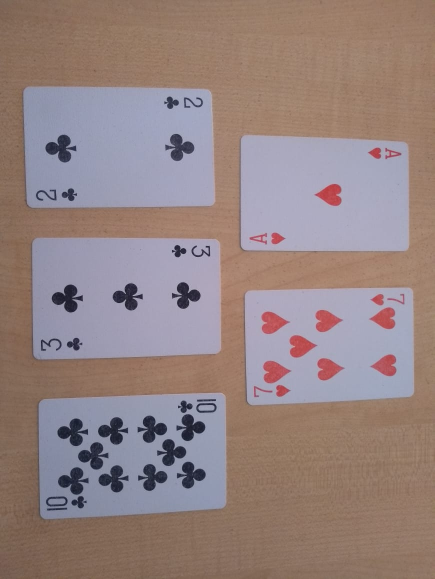
#> input picture im9.jpeg, 869 x 1158 px (shown at 1/2 size)
$ jupyter execute --allow-errors cardIdentification.ipynb   (shell and % lines are left out)   (older library calls are emulated)
#> lines starting #> are read from the running program, lines starting #| are printed output that depends on the picture; after the words box and inside, x2 and y2 are one past the last pixel; in counts of white or black regions, pixels touching at a corner belong together
[cell 1]
import numpy as np
import pandas as pd
from matplotlib import pyplot as plt
import cv2
import pickle
from skimage.feature import hog
import skimage
import random
import os
from scipy import ndimage
import imutils
import math
import sys
# sys.path.insert(1, './Code/')
# from handdetector import handDetector

[cell 2]
def getAngle(a, b, c):
    ang = math.degrees(math.atan2(c[1]-b[1], c[0]-b[0]) - math.atan2(a[1]-b[1], a[0]-b[0]))
    return ang + 360 if ang < 0 else ang

[cell 3]
def find_parent(parent, i):
    if(parent[i]==  i):
        return i
    return find_parent(parent, parent[i])

[cell 4]
def adjust_gamma(image, gamma=1.0):
    invGamma = 1.0 / gamma
    table = np.array([((i / 255.0) ** invGamma) * 255
        for i in np.arange(0, 256)]).astype("uint8")

    return cv2.LUT(image, table)

[cell 5]
def shrink_array(cntsarray):
    finalcnts= []
    sumarray= (np.sum(np.sum(np.sum(cntsarray, axis= 1), axis= 1), axis= 1))
    print (sumarray)
    parent= np.arange(len(sumarray))
    print (parent)
    for i in range(len(sumarray)):
        for j in range(len(sumarray)):
            if(i!= j and abs(sumarray[i]-sumarray[j])<= 10):
                a= find_parent(parent, i)
                b= find_parent(parent, j)
                parent[b]= a
    for i in range(len(parent)):
        if(parent[i]== i):
            finalcnts.append(cntsarray[i])
    return finalcnts

[cell 6]
def flattener(image, pts, w, h):
    temp_rect = np.zeros((4,2), dtype = "float32")

    s = np.sum(pts, axis = 2)

    tl = pts[np.argmin(s)]
    br = pts[np.argmax(s)]

    diff = np.diff(pts, axis = -1)
    tr = pts[np.argmin(diff)]
    bl = pts[np.argmax(diff)]

    # Need to create an array listing points in order of
    # [top left, top right, bottom right, bottom left]
    # before doing the perspective transform

    if w <= 0.8*h: # If card is vertically oriented
        temp_rect[0] = tl
        temp_rect[1] = tr
        temp_rect[2] = br
        temp_rect[3] = bl

    if w >= 1.2*h: # If card is horizontally oriented
        temp_rect[0] = bl
        temp_rect[1] = tl
        temp_rect[2] = tr
        temp_rect[3] = br

    # If the card is 'diamond' oriented, a different algorithm
    # has to be used to identify which point is top left, top right
    # bottom left, and bottom right.

    if w > 0.8*h and w < 1.2*h: #If card is diamond oriented
        # If furthest left point is higher than furthest right point,
        # card is tilted to the left.
        if pts[1][0][1] <= pts[3][0][1]:
            # If card is titled to the left, approxPolyDP returns points
            # in this order: top right, top left, bottom left, bottom right
            temp_rect[0] = pts[1][0] # Top left
            temp_rect[1] = pts[0][0] # Top right
            temp_rect[2] = pts[3][0] # Bottom right
            temp_rect[3] = pts[2][0] # Bottom left

        # If furthest left point is lower than furthest right point,
        # card is tilted to the right
        if pts[1][0][1] > pts[3][0][1]:
            # If card is titled to the right, approxPolyDP returns points
            # in this order: top left, bottom left, bottom right, top right
            temp_rect[0] = pts[0][0] # Top left
            temp_rect[1] = pts[3][0] # Top right
            temp_rect[2] = pts[2][0] # Bottom right
            temp_rect[3] = pts[1][0] # Bottom left


    maxWidth = 200
    maxHeight = 300
    dst = np.array([[0,0],[maxWidth-1,0],[maxWidth-1,maxHeight-1],[0, maxHeight-1]], np.float32)
    M = cv2.getPerspectiveTransform(temp_rect,dst)
    warp = cv2.warpPerspective(image, M, (maxWidth, maxHeight))
    return warp

[cell 7]
def get_rank(imarray, cnt):
    card= cnt
    x,y,w,h= cv2.boundingRect(card)
    warp1= flattener(imarray, card, w, h)
#     print (warp1.shape)
    cv2.imwrite('./pers.png', warp1)
    plt.imshow(warp1)
    plt.show()
    warp1= warp1[6:45, 5:34]
    return warp1

[cell 8]
def get_suit(imarray, cnt):
    card= cnt
    x,y,w,h= cv2.boundingRect(card)
    warp1= flattener(imarray, card, w, h)
#     print (warp1.shape)
    plt.imshow(warp1)
    plt.show()
    warp1= warp1[44:77, 5:34]
    return warp1

[cell 9]
def card_detect(loc):
    imarray= np.array(cv2.imread(loc, 0))
    print (imarray.shape)
    imblur1= cv2.GaussianBlur(imarray, (5,5), 0)
    imgamma1= adjust_gamma(imblur1, 0.5)
    cv2.imwrite('./blur.png', imblur1)
    imblur2= cv2.GaussianBlur(imarray, (7,7), 0)
    imgamma2= adjust_gamma(imblur2, 0.5)
    plt.imshow(imblur1, cmap= 'gray')
    plt.title("After Gaussian Blur")
    plt.show()

    high_thresh, thresh_im = cv2.threshold(imblur1, 0, 255, cv2.THRESH_BINARY + cv2.THRESH_OTSU)
    low_thresh = 0.30*high_thresh
    edgearray1= cv2.Canny(imblur1, low_thresh, high_thresh)
    cv2.imwrite('./edge.png', edgearray1)
    high_thresh, thresh_im = cv2.threshold(imblur2, 0, 255, cv2.THRESH_BINARY + cv2.THRESH_OTSU)
    low_thresh = 0.20*high_thresh
    edgearray2= cv2.Canny(imblur2, low_thresh, high_thresh)
    plt.imshow(edgearray1, cmap= 'gray')
    plt.title("After Edge detection")
    plt.show()
    cnts1= cv2.findContours(edgearray1, cv2.RETR_TREE, cv2.CHAIN_APPROX_SIMPLE)
    cnts1= imutils.grab_contours(cnts1)
    cnts2= cv2.findContours(edgearray2.copy(), cv2.RETR_TREE, cv2.CHAIN_APPROX_SIMPLE)
    cnts2= imutils.grab_contours(cnts2)
    cnts1.extend(cnts2)
    cnts= sorted(cnts1, key = cv2.contourArea, reverse = True)[:25]
    print (len(cnts))

    cntsarray= []
    for c in cnts:
        peri = cv2.arcLength(c, True)
        approx = cv2.approxPolyDP(c, 0.009*peri, True)
        if (len(approx)== 4):#card will be a rectangle always
            cntsarray.append(approx)

    imarraycolor= np.array(cv2.imread(loc))
    print (len(cntsarray))
    cv2.drawContours(imarraycolor, cntsarray, -1, (0, 255, 0), 3)
    plt.imshow(imarraycolor)
    plt.title("Contours detected")
    plt.show()
    cv2.imwrite('./op.png', imarraycolor)
    sumarray= (np.sum(np.sum(np.sum(cntsarray, axis= 1), axis= 1), axis= 1))
    a= shrink_array(cntsarray)
#     print (len(a))
    return a

[cell 10]
cardDict= {'2':2, '3':3, '4':4, '5':5, '6':6, '7':7, '8':8, '9':9, '10':10, 'J':11, 'Q':12, 'K':13, 'A':14}
suitDict= {'Hearts':0, 'Diamond':1, 'Spades':2, 'Clubs':3}


# In[3]:


# [138 lines left out: functions check_royal_flush, check_straight_flush, check_four_kind, check_full_house, check_flush, check_straight and 5 more, not called in this run]

[cell 11]
# [26 lines left out: function rankplussuit_detect, not called in this run]

[cell 12]
def rankplussuit_detect2(imarray, cntsarray):
    cards= []
    for cnt in cntsarray:
        obsrank= get_rank(imarray, cnt)
        obssuit= get_suit(imarray, cnt)
        rankPath= './templates2/ranks/'
        suitPath= './templates2/suits/'
        ssesuits= []
        sseranks= []
        for fold in os.listdir(rankPath):
            summ= 0
            for img in os.listdir(os.path.join(rankPath, fold)):
                fullname= os.path.join(os.path.join(rankPath, fold), img)
                rank= np.array(cv2.imread(fullname, 0))
                minx= min(rank.shape[0], obsrank.shape[0])
                miny= min(rank.shape[1], obsrank.shape[1])
                obsrankres= cv2.resize(obsrank, (miny, minx))
                rankres= cv2.resize(rank, (miny, minx))
                fd, hog_image = hog(rankres, orientations=9, pixels_per_cell=(8, 8),
                    cells_per_block=(2, 2), visualize=True, multichannel=False)
                fd2, hog_image2 = hog(obsrankres, orientations=9, pixels_per_cell=(8, 8),
                    cells_per_block=(2, 2), visualize=True, multichannel=False)
                summ+= np.sum(np.abs(hog_image - hog_image2)**2)
            sseranks.append(summ)
        print (sseranks)
        rp= os.listdir(rankPath)[np.argmin(sseranks)]
        print ("The rank of the card is: " + os.listdir(rankPath)[np.argmin(sseranks)])

        for fold in os.listdir(suitPath):
            summ= 0
            flag= False
            for img in os.listdir(os.path.join(suitPath, fold)):
                fullname= os.path.join(os.path.join(suitPath, fold), img)
                suit= np.array(cv2.imread(fullname, 0))
                minx= min(suit.shape[0], obssuit.shape[0])
                miny= min(suit.shape[1], obssuit.shape[1])
                obssuitres= cv2.resize(obssuit, (miny, minx))
                suitres= cv2.resize(suit, (miny, minx))
                fd, hog_image = hog(suitres, orientations=9, pixels_per_cell=(8, 8),
                    cells_per_block=(2, 2), visualize=True, multichannel=False)
                fd2, hog_image2 = hog(obssuitres, orientations=9, pixels_per_cell=(8, 8),
                    cells_per_block=(2, 2), visualize=True, multichannel=False)
                summ+= np.sum(np.abs(hog_image - hog_image2)**2)
            ssesuits.append(summ)
        print (ssesuits)
        sp= os.listdir(suitPath)[np.argmin(ssesuits)]
        print ("The suit of the card is: " + os.listdir(suitPath)[np.argmin(ssesuits)])
        cards.append([rp, sp])
    print (cards)
    return cards

[cell 13]
imarray= np.array(cv2.imread('./im9.jpeg', 0))
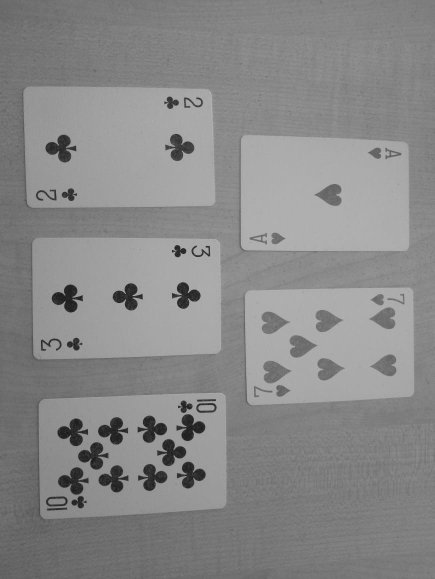
#> imarray: shape (1158, 869) (shown at 1/2 size); min 12, max 195, mean 136.5
cntsarray= card_detect('./im9.jpeg')
#| (1158, 869)
#> in adjust_gamma, `return cv2.LUT(image, table)`:
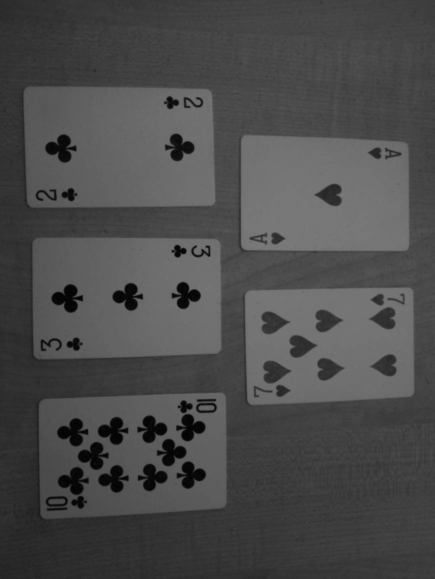
#> returned value: shape (1158, 869) (shown at 1/2 size); min 3, max 122, mean 75.1
#> in card_detect, `high_thresh, thresh_im = cv2.threshold(imblur1, 0, 255, cv2.THRESH_BIN..`:
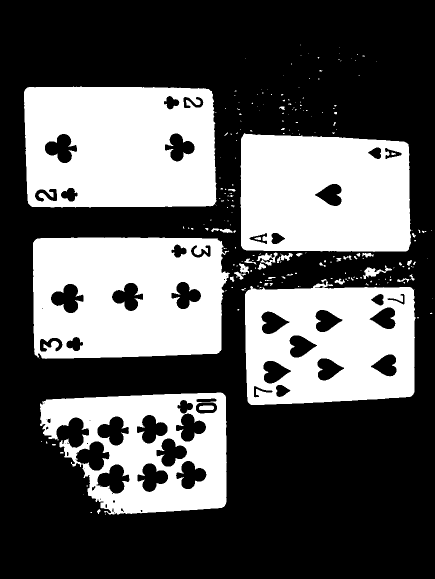
#> thresh_im: shape (1158, 869) (shown at 1/2 size); 36% white; 220 white regions (171 under 20 px), largest, box (x1, y1, x2, y2) and area: (48, 173, 433, 415) 84123, (66, 475, 460, 718) 81529, (481, 266, 822, 504) 73749
#> in card_detect, `high_thresh, thresh_im = cv2.threshold(imblur1, 0, 255, cv2.THRESH_BIN..`: high_thresh = 142
#> in card_detect, `low_thresh = 0.30*high_thresh`: low_thresh = 42.6
#> in card_detect, `edgearray1= cv2.Canny(imblur1, low_thresh, high_thresh)`:
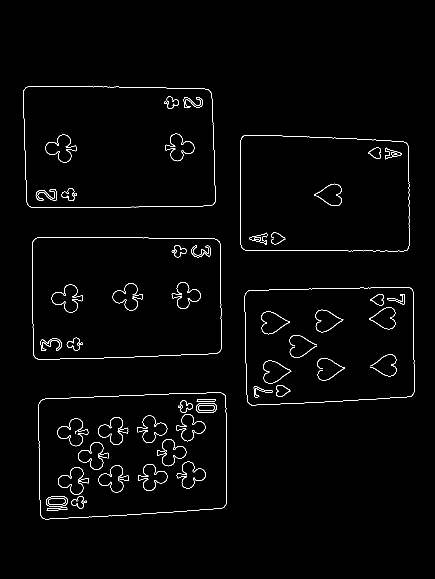
#> edgearray1: shape (1158, 869) (shown at 1/2 size); 1.5% white in thin lines or dots, all inside (x1, y1, x2, y2) = (46, 172, 829, 1039)
#> in card_detect, `high_thresh, thresh_im = cv2.threshold(imblur2, 0, 255, cv2.THRESH_BIN..`:
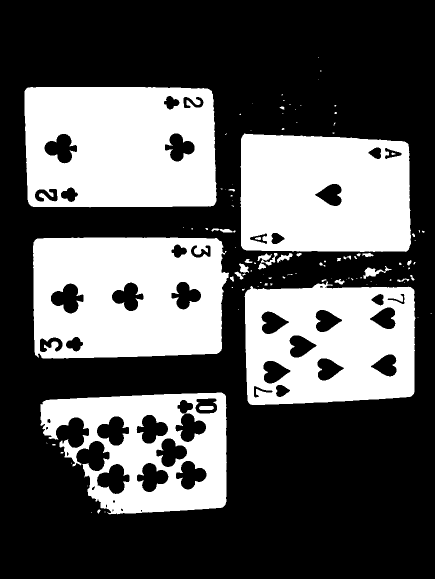
#> thresh_im: shape (1158, 869) (shown at 1/2 size); 35.7% white; 109 white regions (74 under 20 px), largest, box (x1, y1, x2, y2) and area: (49, 174, 433, 415) 83734, (66, 475, 458, 717) 80975, (481, 267, 822, 504) 73957
#> in card_detect, `low_thresh = 0.20*high_thresh`: low_thresh = 28.4
#> in card_detect, `edgearray2= cv2.Canny(imblur2, low_thresh, high_thresh)`:
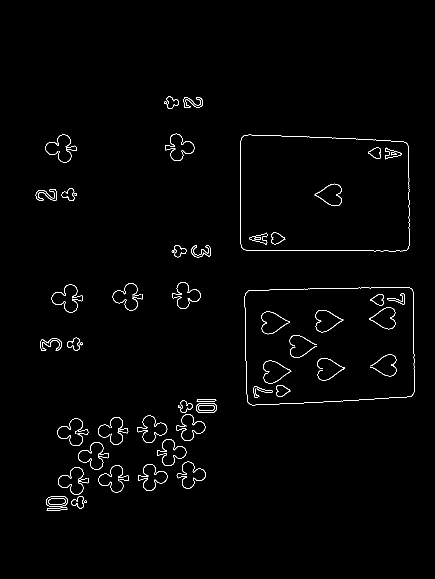
#> edgearray2: shape (1158, 869) (shown at 1/2 size); 1.1% white in thin lines or dots, all inside (x1, y1, x2, y2) = (71, 193, 829, 1022)
#> in card_detect, `cnts1= cv2.findContours(edgearray1, cv2.RETR_TREE, cv2.CHAIN_APPROX_SI..`: cnts1 = 100 contours, 14 with area under 20; largest, box (x1, y1, x2, y2) and area: (46, 172, 431, 416) 90252, (46, 172, 431, 416) 90233, (64, 474, 443, 719) 89343, (64, 474, 443, 719) 89319, (77, 785, 454, 1039) 88640
#> in card_detect, `cnts2= cv2.findContours(edgearray2.copy(), cv2.RETR_TREE, cv2.CHAIN_AP..`: cnts2 = 91 contours, 16 with area under 20; largest, box (x1, y1, x2, y2) and area: (481, 269, 819, 503) 75774, (481, 269, 819, 503) 75758, (489, 574, 829, 811) 75582, (489, 574, 829, 811) 75566, (103, 569, 166, 625) 1832
#> in card_detect, `cnts= sorted(cnts1, key = cv2.contourArea, reverse = True)[:25]`: cnts = 25 contours; largest, box (x1, y1, x2, y2) and area: (46, 172, 431, 416) 90252, (46, 172, 431, 416) 90233, (64, 474, 443, 719) 89343, (64, 474, 443, 719) 89319, (77, 785, 454, 1039) 88640
#| 25
#> the loop in card_detect, `for c in cnts:` made 25 passes
#> (peri, approx) on passes 1 to 7: (1240.4, [[47, 180], [59, 413], [430, 404], [416, 178]]), (1238.6, [[47, 181], [415, 178], [430, 403], [58, 412]]), (1226.7, [[66, 481], [71, 716], [441, 701], [433, 478]]), (1224.3, [[66, 482], [432, 478], [441, 700], [72, 716]]), (1229.5, [[450, 790], [84, 799], [82, 1033], [448, 1014]]), (1227.2, [[450, 791], [444, 1016], [82, 1032], [85, 799]]), (1130.8, [[484, 273], [487, 499], [815, 499], [812, 285]])
#> after the loop in card_detect, `for c in cnts:`: cntsarray = 14 contours; largest, box (x1, y1, x2, y2) and area: (47, 178, 431, 414) 84986, (66, 478, 442, 717) 84445, (47, 178, 431, 413) 84438, (66, 478, 442, 717) 83865, (82, 790, 451, 1034) 83786
#> in card_detect, imarraycolor is the input picture: shape (1158, 869, 3); mean B, G, R 129.3, 131.2, 149.4
#| 14
#> in card_detect, `cv2.drawContours(imarraycolor, cntsarray, -1, (0, 255, 0), 3)`:
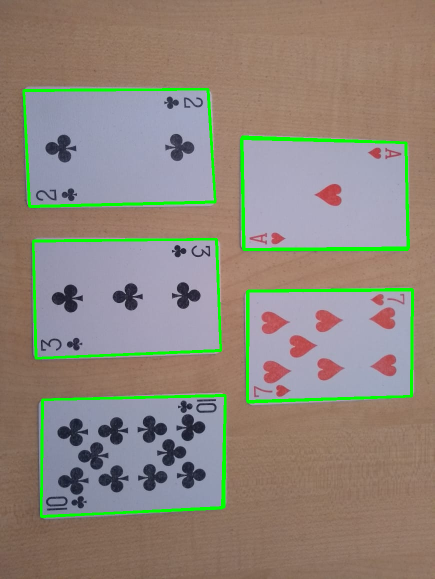
#> imarraycolor: shape (1158, 869, 3) (shown at 1/2 size); 3.44% of pixels changed, all inside (x1, y1, x2, y2) = (45, 176, 828, 1036)
#> in card_detect, `sumarray= (np.sum(np.sum(np.sum(cntsarray, axis= 1), axis= 1), axis= 1))`: sumarray = [2127, 2124, 3387, 3387, 4700, 4699, 4154, 4154, 4152, 4152, 5394, 5392, 5393, 5392]
#| [2127 2124 3387 3387 4700 4699 4154 4154 4152 4152 5394 5392 5393 5392]
#> in shrink_array, `parent= np.arange(len(sumarray))`: parent = [0, 1, 2, 3, 4, 5, 6, 7, 8, 9, 10, 11, 12, 13]
#| [ 0  1  2  3  4  5  6  7  8  9 10 11 12 13]
#> the loop in shrink_array, `for i in range(len(sumarray)):` made 14 passes
#> after the loop in shrink_array, `for i in range(len(sumarray)):`: parent = [0, 0, 2, 2, 4, 4, 6, 6, 6, 6, 10, 10, 10, 10]
#> the loop in shrink_array, `for i in range(len(parent)):` made 14 passes
#> after the loop in shrink_array, `for i in range(len(parent)):`: finalcnts = 5 contours; box (x1, y1, x2, y2) and area: (47, 178, 431, 414) 84986, (66, 478, 442, 717) 84445, (82, 790, 451, 1034) 83786, (484, 273, 816, 500) 72142, (494, 579, 826, 805) 71662
#> in card_detect, `a= shrink_array(cntsarray)`: a has the same summary as finalcnts in shrink_array
#> cntsarray has the same summary as finalcnts in shrink_array
print (len(cntsarray))
#| 5
#> (the rest of this cell did not finish here and is left out)

#> in get_rank, `card= cnt`: card = [[47, 180], [59, 413], [430, 404], [416, 178]]
#> in get_rank, `x,y,w,h= cv2.boundingRect(card)`: x = 47; y = 178; w = 384; h = 236
#> in flattener, `s = np.sum(pts, axis = 2)`: s = [227, 472, 834, 594]
#> in flattener, `tl = pts[np.argmin(s)]`: tl = [[47, 180]]
#> in flattener, `br = pts[np.argmax(s)]`: br = [[430, 404]]
#> in flattener, `diff = np.diff(pts, axis = -1)`: diff = [133, 354, -26, -238]
#> in flattener, `tr = pts[np.argmin(diff)]`: tr = [[416, 178]]
#> in flattener, `bl = pts[np.argmax(diff)]`: bl = [[59, 413]]
#> in flattener, `warp = cv2.warpPerspective(image, M, (maxWidth, maxHeight))`:
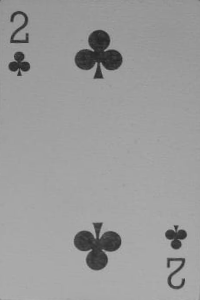
#> warp: shape (300, 200); min 33, max 177, mean 154.9
#> in get_rank, `warp1= warp1[6:45, 5:34]`:
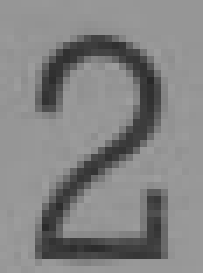
#> warp1: shape (39, 29) (shown 7 times larger); min 40, max 158, mean 131.7
#> in get_suit, `card= cnt`: card = [[47, 180], [59, 413], [430, 404], [416, 178]]
#> in get_suit, `x,y,w,h= cv2.boundingRect(card)`: x = 47; y = 178; w = 384; h = 236
#> in get_suit, `warp1= warp1[44:77, 5:34]`:
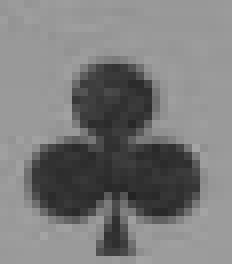
#> warp1: shape (33, 29) (shown 8 times larger); min 35, max 165, mean 123.7
#cards should be a list of 7
print (handDetector(cards))
